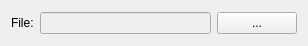
<?xml version="1.0" encoding="UTF-8"?>
<ui version="4.0">
 <class>FileChooser</class>
 <widget class="QWidget" name="FileChooser">
  <property name="geometry">
   <rect>
    <x>0</x>
    <y>0</y>
    <width>308</width>
    <height>46</height>
   </rect>
  </property>
  <property name="sizePolicy">
   <sizepolicy hsizetype="Minimum" vsizetype="Minimum">
    <horstretch>0</horstretch>
    <verstretch>0</verstretch>
   </sizepolicy>
  </property>
  <property name="windowTitle">
   <string>Form</string>
  </property>
  <layout class="QHBoxLayout" name="horizontalLayout">
   <item>
    <widget class="QLabel" name="label">
     <property name="text">
      <string>File:</string>
     </property>
    </widget>
   </item>
   <item>
    <widget class="QLineEdit" name="lineEdit">
     <property name="enabled">
      <bool>false</bool>
     </property>
     <property name="autoFillBackground">
      <bool>false</bool>
     </property>
    </widget>
   </item>
   <item>
    <widget class="QPushButton" name="pushButton">
     <property name="text">
      <string>...</string>
     </property>
    </widget>
   </item>
  </layout>
 </widget>
 <resources/>
 <connections/>
 <designerdata>
  <property name="gridDeltaX">
   <number>10</number>
  </property>
  <property name="gridDeltaY">
   <number>10</number>
  </property>
  <property name="gridSnapX">
   <bool>true</bool>
  </property>
  <property name="gridSnapY">
   <bool>true</bool>
  </property>
  <property name="gridVisible">
   <bool>true</bool>
  </property>
 </designerdata>
</ui>
